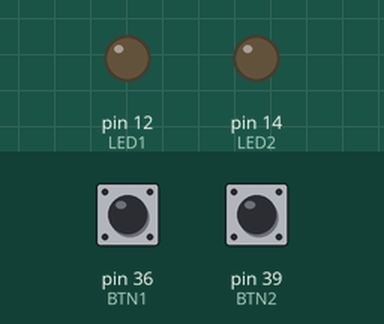
Simulated run of this sketch. Board: Arduino Mega 2560, built with avr-gcc and run on an emulated ATmega2560. On the bench: output pins drawn as LEDs (lit = HIGH). The test bench sets the inputs (shaded band); at power-on: pin 36 (BTN1) LOW, pin 39 (BTN2) LOW.

Above: at 1.2 s.
1.3 s: pin 36 (BTN1) pulled HIGH for 0.15 s
At 1.37 s:
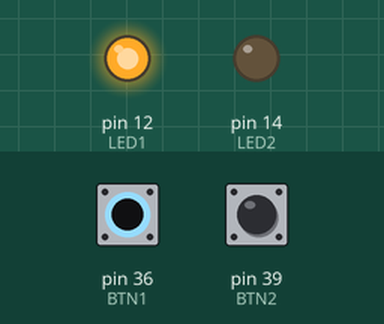
2.9 s: pin 39 (BTN2) pulled HIGH for 0.15 s
At 2.97 s:
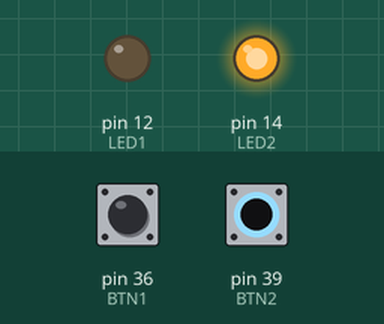
4.5 s: pin 39 (BTN2) pulled HIGH for 3.2 s
At 8.9 s:
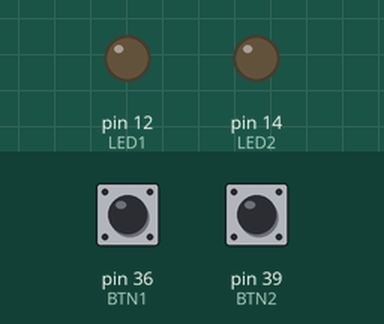
9.2 s: pin 36 (BTN1) pulled HIGH for 3.2 s
At 10.1 s:
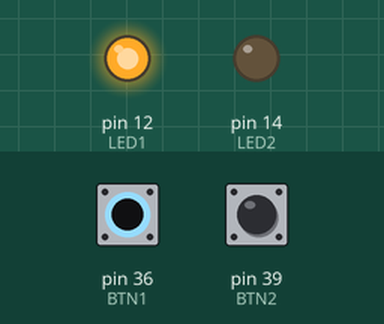
13.9 s: pin 36 (BTN1) driven HIGH and pin 39 (BTN2) driven HIGH
At 14.9 s:
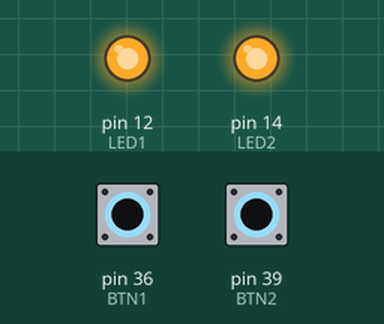
Timing chart, 0 to 16.4 s (numbered marks = the images above; inputs shaded):
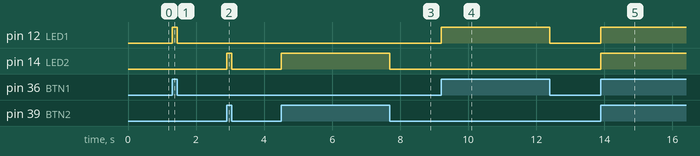

The sketch:

8_ligando_led_com_botao.ino
```cpp
#define BTN1 36
#define BTN2 39

#define LED1 12
#define LED2 14

void setup() {
  // Botões (entrada)
  pinMode(BTN1, INPUT);
  pinMode(BTN2, INPUT);

  // LEDs (saída)
  pinMode(LED1, OUTPUT);
  pinMode(LED2, OUTPUT);
}

void loop() {
  int estadoBTN1 = digitalRead(BTN1);
  int estadoBTN2 = digitalRead(BTN2);

  // Botão 1 controla LED 1
  if (estadoBTN1 == HIGH) {
    digitalWrite(LED1, HIGH);
  } else {
    digitalWrite(LED1, LOW);
  }

  // Botão 2 controla LED 2
  if (estadoBTN2 == HIGH) {
    digitalWrite(LED2, HIGH);
  } else {
    digitalWrite(LED2, LOW);
  }
}
```

Measured:
- after the input at 1.3 s, pin 12 (LED1): LOW → HIGH at once, → LOW 0.15 s later
- after the input at 2.9 s, pin 14 (LED2): LOW → HIGH at once, → LOW 0.15 s later
- after the input at 4.5 s, pin 14 (LED2): LOW → HIGH at once, → LOW 3.2 s later
- after the input at 9.2 s, pin 12 (LED1): LOW → HIGH at once, → LOW 3.2 s later
- after the input at 13.9 s, pin 12 (LED1), pin 14 (LED2): LOW → HIGH at once
